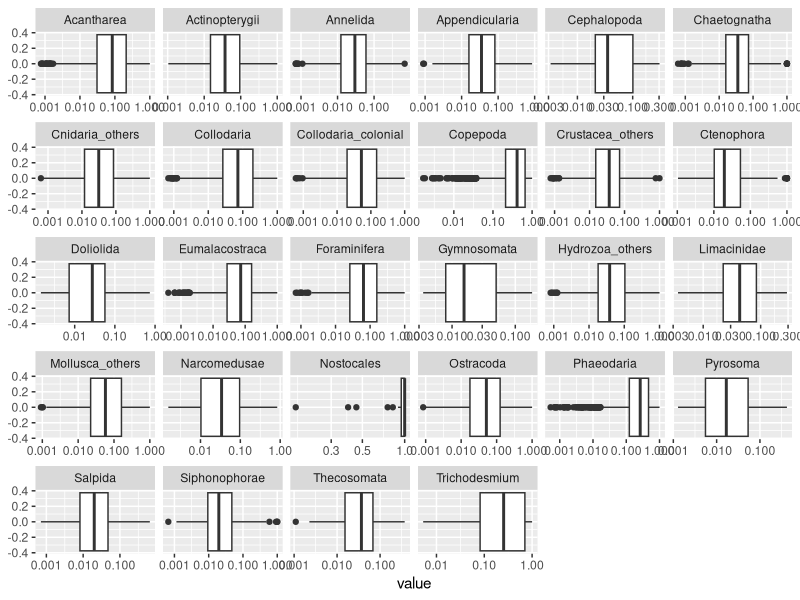
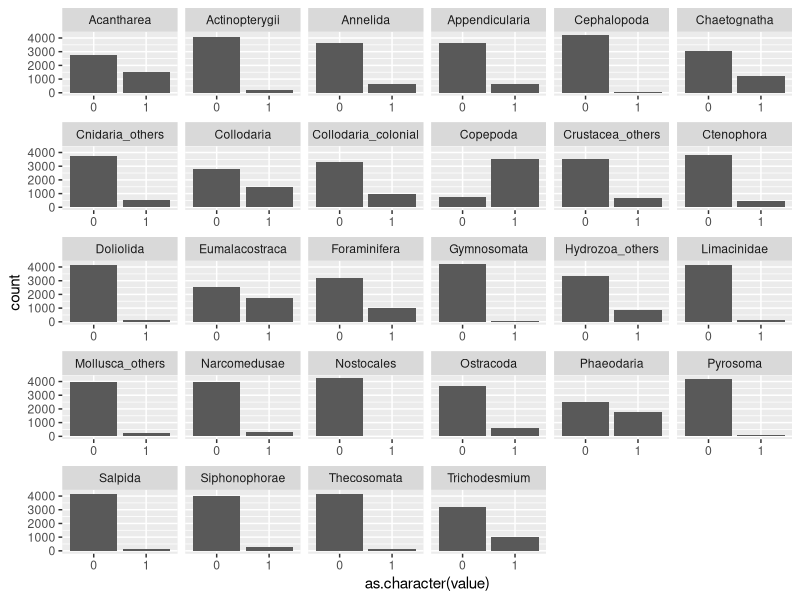
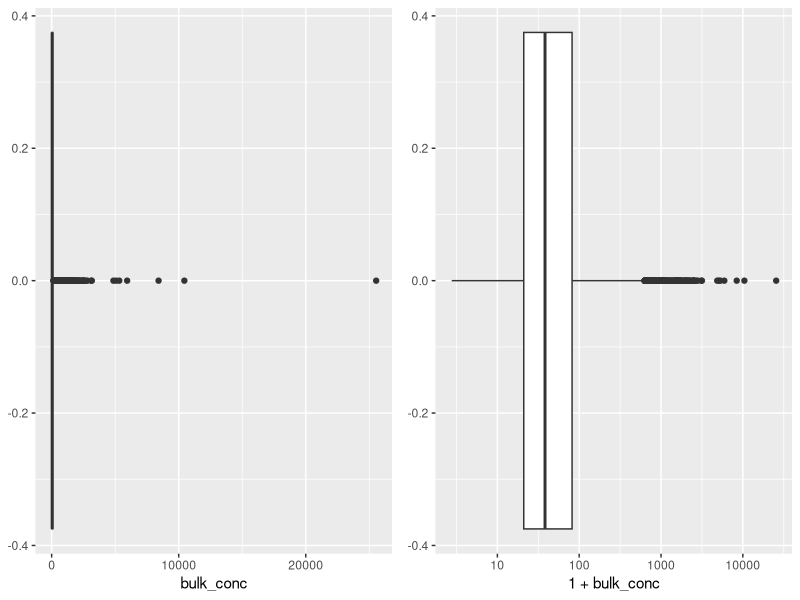

Source code (R) for these figures, in order:
## ---- chunk 1
knitr::opts_chunk$set(
  echo = FALSE,
  message = FALSE,
  warning = FALSE,
  fig.align = "center")
## ---- chunk 2
library(tidyverse)
library(vegan)

data = read_csv("103673.csv", show_col_types = FALSE)
data_conc = data %>%
  select(Acantharea:Trichodesmium) %>%
  decostand(method = "total")
## ---- chunk 3
data_conc %>%
  mutate(id = data$psampleid) %>%
  pivot_longer(-id) %>%
  ggplot(aes(value)) +
  geom_boxplot() +
  facet_wrap(~ name, scales = "free_x") +
  scale_x_log10()
## ---- chunk 4
data_conc_bin = data %>%
  select(Acantharea:Trichodesmium) %>%
  decostand(method = "pa")
data_conc_bin %>%
  mutate(id = data$psampleid) %>%
  pivot_longer(-id) %>%
  ggplot(aes(as.character(value))) +
  geom_bar() +
  facet_wrap(~ name, scales = "free_x")
## ---- chunk 5
library(gridExtra)
grid.arrange(
  ggplot(data, aes(bulk_conc)) +
    geom_boxplot(),
  ggplot(data, aes(1 + bulk_conc)) +
    geom_boxplot() +
    scale_x_log10(),
  ncol = 2
)
